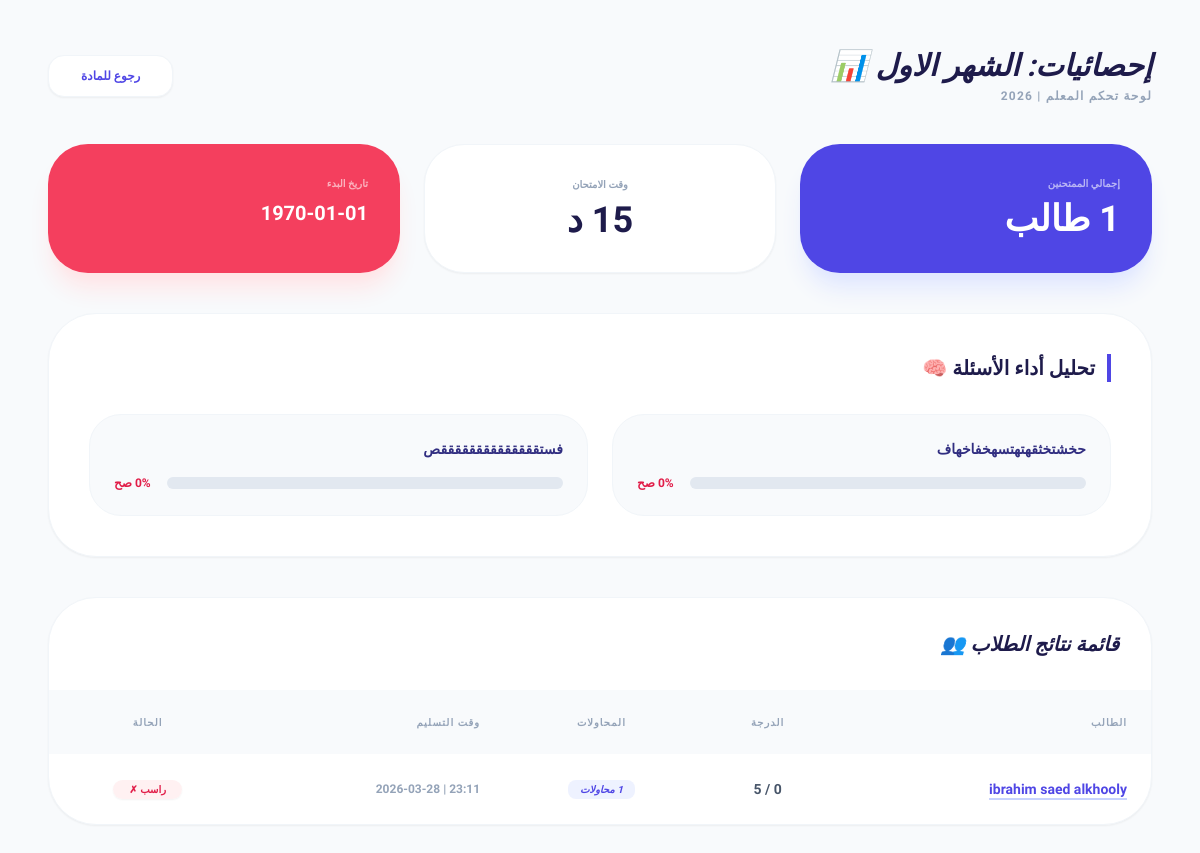
Screenshot of /dashboard/exam_reports.php?exam_id=1 (signed in) with the database file from the repository.
### tables this page shows
CREATE TABLE `exams` (
  `id` int(11) NOT NULL,
  `course_id` int(11) DEFAULT NULL,
  `exam_title` varchar(255) DEFAULT NULL,
  `exam_date` datetime DEFAULT NULL,
  `duration_minutes` int(11) DEFAULT NULL,
  `attempts_count` int(11) DEFAULT 1,
  `start_time` datetime DEFAULT NULL,
  `end_time` datetime DEFAULT NULL
);

CREATE TABLE `users` (
  `id` int(11) NOT NULL,
  `full_name` varchar(100) NOT NULL,
  `email` varchar(100) NOT NULL,
  `password` varchar(255) NOT NULL,
  `role` enum('teacher','student') DEFAULT 'student',
  `total_points` int(11) DEFAULT 0,
  `created_at` timestamp NOT NULL DEFAULT current_timestamp()
);

### dashboard/exam_reports.php (the view, shortened to what this page needs)
<?php
require_once '../config/db.php';
$exam_id = $_GET['exam_id'] ?? null;
$exam_stmt = $pdo->prepare("SELECT * FROM exams WHERE id = ?");
$exam_stmt->execute([$exam_id]);
$exam = $exam_stmt->fetch();
$q_analysis_stmt = $pdo->prepare("
    SELECT
        q.question_text,
        q.question_mark,
        COUNT(sa.id) as total_attempts,
        SUM(sa.is_correct) as correct_count
    FROM questions q
    LEFT JOIN student_answers sa ON q.id = sa.question_id
    WHERE q.exam_id = ?
    GROUP BY q.id
");
$q_analysis_stmt->execute([$exam_id]);
$questions_report = $q_analysis_stmt->fetchAll();
$students_stmt = $pdo->prepare("
    SELECT
        u.id AS sid,
        u.full_name,
        er.score,
        er.total_marks,
        er.submitted_at,
        (SELECT COUNT(*) FROM exam_results WHERE student_id = u.id AND exam_id = ?) as attempts_made
    FROM exam_results er
    JOIN users u ON er.student_id = u.id
    WHERE er.exam_id = ?
    AND er.id IN (SELECT MAX(id) FROM exam_results WHERE exam_id = ? GROUP BY student_id)
    ORDER BY er.score DESC
");
$students_stmt->execute([$exam_id, $exam_id, $exam_id]);
$students_report = $students_stmt->fetchAll();
?>
<!DOCTYPE html>
<html lang="ar" dir="rtl">
<head>
    <script src="https://cdn.tailwindcss.com"></script>
</head>
<body class="bg-slate-50 p-6 md:p-12">
<div class="max-w-6xl mx-auto">
    <div class="flex flex-col md:flex-row justify-between items-center mb-10 gap-4">
        <div>
            <h1 class="text-3xl font-black text-indigo-950 italic">إحصائيات: <?= htmlspecialchars($exam['exam_title']) ?> 📊</h1>
            <p class="text-slate-400 font-bold text-xs mt-1 uppercase tracking-widest">لوحة تحكم المعلم | 2026</p>
        </div>
        <a href="manage_content.php?id=<?= $exam['course_id'] ?>" class="bg-white text-indigo-600 px-8 py-3 rounded-2xl font-black text-xs shadow-sm border border-slate-100">رجوع للمادة</a>
    </div>
    <div class="grid grid-cols-1 md:grid-cols-3 gap-6 mb-10">
        <div class="bg-indigo-600 p-8 rounded-[2.5rem] text-white shadow-xl shadow-indigo-100">
            <p class="text-[10px] font-black uppercase opacity-60">إجمالي الممتحنين</p>
            <h4 class="text-4xl font-black mt-2"><?= count($students_report) ?> طالب</h4>
        </div>
        <div class="bg-white p-8 rounded-[2.5rem] border border-slate-100 shadow-sm text-center">
            <p class="text-[10px] text-slate-400 font-black uppercase">وقت الامتحان</p>
            <h4 class="text-4xl font-black text-indigo-950 mt-2"><?= $exam['duration_minutes'] ?> د</h4>
        </div>
        <div class="bg-rose-500 p-8 rounded-[2.5rem] text-white shadow-xl shadow-rose-100">
            <p class="text-[10px] font-black uppercase opacity-60">تاريخ البدء</p>
            <h4 class="text-xl font-black mt-2"><?= date('Y-m-d', strtotime($exam['start_time'])) ?></h4>
        </div>
    </div>
    <div class="bg-white rounded-[3rem] p-8 md:p-10 border border-slate-100 shadow-sm mb-10">
        <h3 class="text-xl font-black text-indigo-950 mb-8 border-r-4 border-indigo-600 pr-3">تحليل أداء الأسئلة 🧠</h3>
        <div class="grid grid-cols-1 md:grid-cols-2 gap-6">
            <?php foreach($questions_report as $q):
                $success_rate = ($q['total_attempts'] > 0) ? round(($q['correct_count'] / $q['total_attempts']) * 100) : 0;
            ?>
                <div class="p-6 rounded-[2rem] bg-slate-50 border border-slate-100 group hover:border-indigo-300 transition-all">
                    <p class="text-sm font-bold text-indigo-900 mb-4"><?= htmlspecialchars($q['question_text']) ?></p>
                    <div class="flex items-center gap-4">
                        <div class="flex-1 bg-slate-200 h-3 rounded-full overflow-hidden">
                        </div>
                        <span class="text-xs font-black <?= $success_rate > 50 ? 'text-emerald-600' : 'text-rose-600' ?>"><?= $success_rate ?>% صح</span>
                    </div>
                </div>
            <?php endforeach; ?>
        </div>
    </div>
    <div class="bg-white rounded-[3rem] overflow-hidden border border-slate-100 shadow-sm">
        <div class="p-8 border-b border-slate-50">
            <h3 class="text-xl font-black text-indigo-950 italic">قائمة نتائج الطلاب 👥</h3>
        </div>
        <table class="w-full text-right">
            <thead>
                <tr class="bg-slate-50 text-[10px] font-black text-slate-400 uppercase tracking-widest">
                    <th class="p-6">الطالب</th>
                    <th class="p-6 text-center">الدرجة</th>
                    <th class="p-6 text-center">المحاولات</th>
                    <th class="p-6">وقت التسليم</th>
                    <th class="p-6 text-center">الحالة</th>
                </tr>
            </thead>
            <tbody class="divide-y divide-slate-50 text-sm">
                <?php foreach($students_report as $student):
                    $pass = ($student['score'] / $student['total_marks'] >= 0.5);
                ?>
                <tr class="hover:bg-slate-50/50 transition-all">
                    <td class="p-6 font-black text-indigo-950">
                        <a href="student_exam_detail.php?student_id=<?= $student['sid'] ?>&exam_id=<?= $exam_id ?>"
                           class="text-indigo-600 hover:text-rose-500 underline decoration-indigo-200 decoration-2 underline-offset-4 transition-all">
                            <?= htmlspecialchars($student['full_name']) ?>
                        </a>
                    </td>
                    <td class="p-6 text-center font-bold text-slate-600"><?= $student['score'] ?> / <?= $student['total_marks'] ?></td>
                    <td class="p-6 text-center">
                        <span class="bg-indigo-50 text-indigo-600 px-3 py-1 rounded-lg text-[10px] font-black italic">
                            <?= $student['attempts_made'] ?> محاولات
                        </span>
                    </td>
                    <td class="p-6 text-xs text-slate-400 font-bold">
                        <?= !empty($student['submitted_at']) ? date('H:i | Y-m-d', strtotime($student['submitted_at'])) : 'تم التسليم' ?>
                    </td>
                    <td class="p-6 text-center">
                        <span class="<?= $pass ? 'bg-emerald-50 text-emerald-600' : 'bg-rose-50 text-rose-600' ?> px-4 py-1 rounded-full text-[10px] font-black uppercase shadow-sm">
                            <?= $pass ? 'ناجح ✓' : 'راسب ✗' ?>
                        </span>
                    </td>
                </tr>
                <?php endforeach; ?>
            </tbody>
        </table>
    </div>
</div>
</body>
</html>

### dashboard/exam_reports.php (style rules this page uses)
body { font-family: 'Almarai', sans-serif; }

### rows the page displays
exams: exam_title "الشهر الاول", duration_minutes "15", start_time "1970-01-01"
users: full_name "ibrahim saed alkhooly", total_marks "5", attempts_made "1", submitted_at "23:11 | 2026-03-28"

### other values shown
$q['question_text'] "حخشتخثقهتهتسهخفاخهاف"
$success_rate "0"
$q['question_text'] "فستققققققققققققققص"
